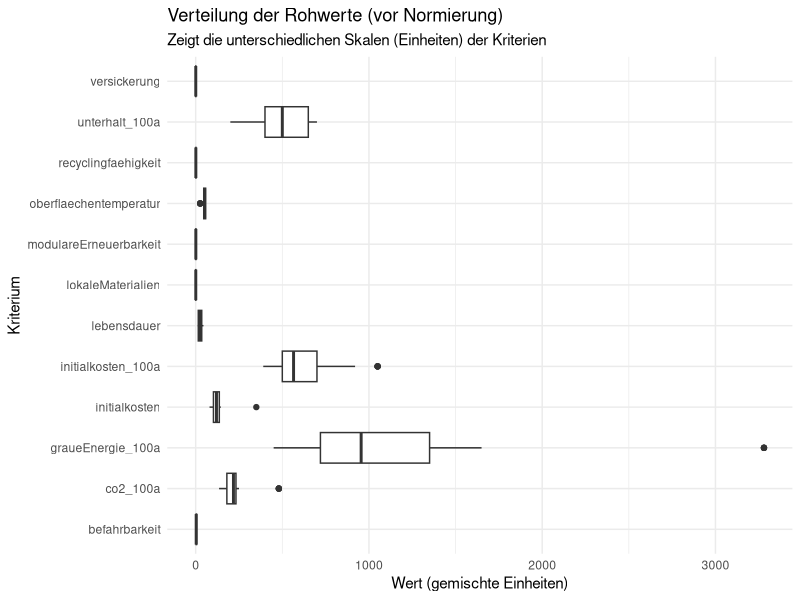
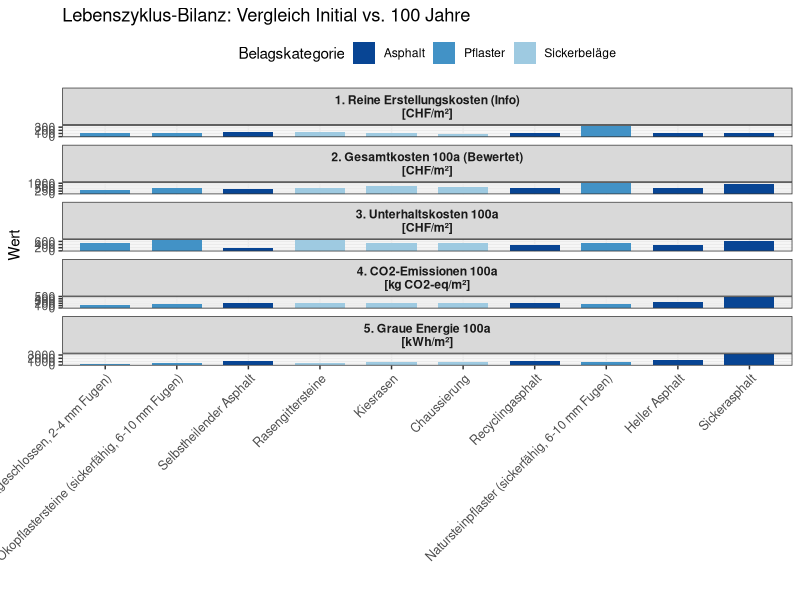
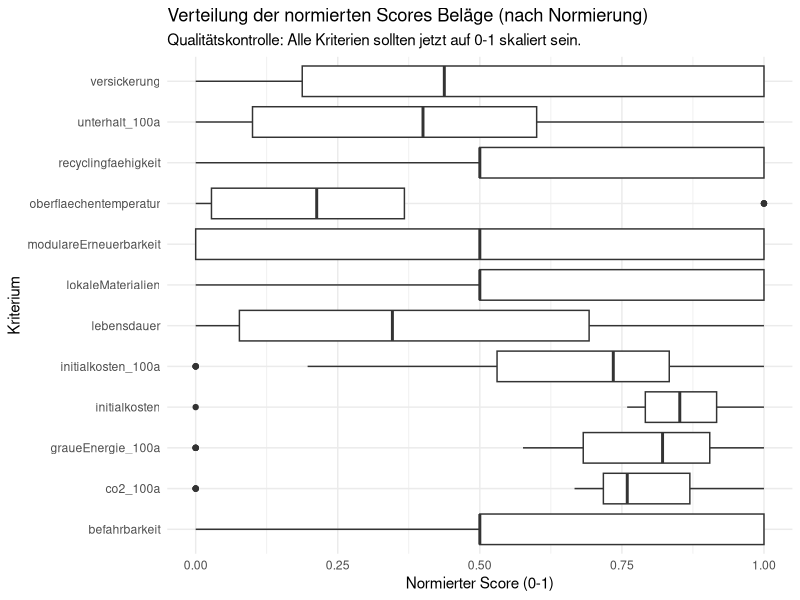
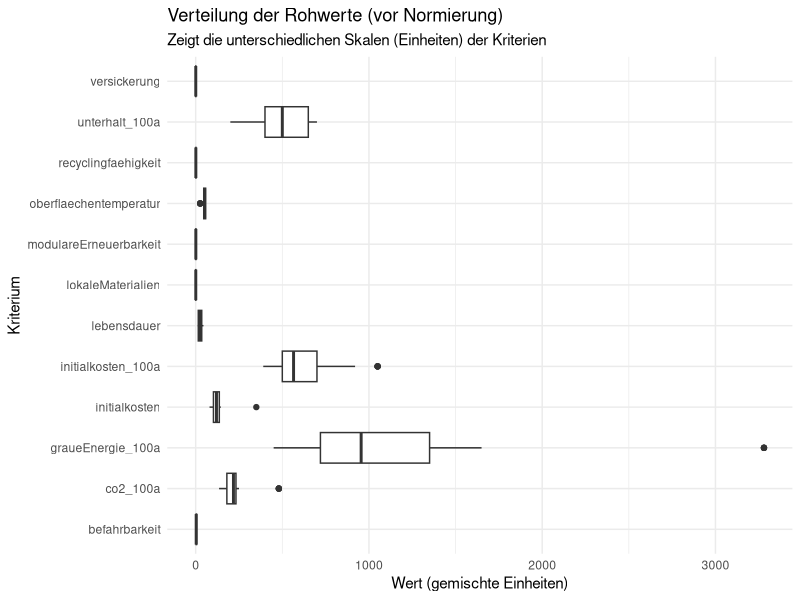
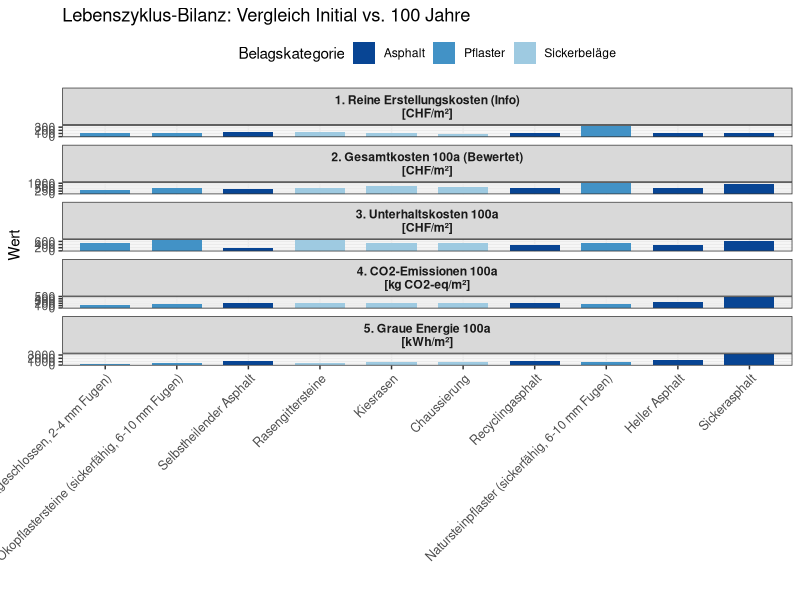
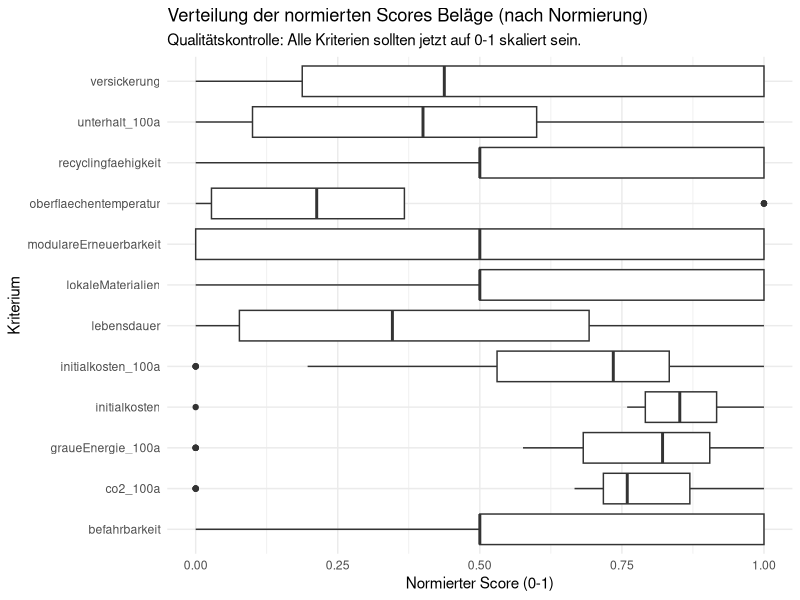

Write R code to recreate these figures, in order. (Note: this script raises an error after producing the figures.)
## ---- chunk 1

library(tidyverse)
library(readr)
library(ggplot2)
library(forcats)
library(tidytext)

## ---- chunk 2

## 1. Daten Importieren

# Liest die Rohdaten für die Beläge ein
df_belaege_raw <- read_delim(
  "01_data_input/Belaege_tidy.csv",
  delim = ";"
)

# Liest die Gewichtungen für alle vier Szenarien ein
weights_s0_raw <- read_delim(
  "01_data_input/Belaege_Gewichtung_Szenario0.csv",
  delim = ";"
)
weights_s1_raw <- read_delim(
  "01_data_input/Belaege_Gewichtung_Szenario1.csv",
  delim = ";"
)
weights_s2_raw <- read_delim(
  "01_data_input/Belaege_Gewichtung_Szenario2.csv",
  delim = ";"
)
weights_s3_raw <- read_delim(
  "01_data_input/Belaege_Gewichtung_Szenario3.csv",
  delim = ";"
)
## ---- chunk 3

# A. Bereinigung der Rohdaten (Belaege_normiert.csv)
df_belaege <- df_belaege_raw %>%
  select(belagskategorie, option, everything()) 

# B. Bereinigung der Gewichtungen (ALLE SZENARIEN)
# Wir fügen den Roh-Dateien die Szenario-Namen hinzu
df_weights_s0 <- weights_s0_raw %>%
  mutate(szenario = "Szenario 0: Baseline (IST)")
df_weights_s1 <- weights_s1_raw %>%
  mutate(szenario = "Szenario 1: Forschungsfokus")
df_weights_s2 <- weights_s2_raw %>%
  mutate(szenario = "Szenario 2: Radikale Vermeidung")
df_weights_s3 <- weights_s3_raw %>%
  mutate(szenario = "Szenario 3: Radikaler Lebenszyklus")

# Jetzt binden wir sie zu einer finalen Gewichtungs-Tabelle zusammen
df_weights <- bind_rows(df_weights_s0, df_weights_s1, df_weights_s2, df_weights_s3) %>%

# Berechne das Gesamtgewicht (gewicht) aus den Rohspalten,
mutate(
  gewicht = group_weight * within_group_weight
) %>%
 
# umbenennen für den Join
rename(
  bewertungskategorie = criterion_id
) %>%
  
# Auswählen der Spalten, die der Rest des Skripts braucht
select(szenario, bewertungskategorie, gewicht, group_id)

print(df_weights, n = 48)

## ---- chunk 4
# 3.1 Wide-to-Long
df_belaege_long <- df_belaege %>%
  pivot_longer(
    cols = where(is.numeric), 
    names_to = "bewertungskategorie", 
    values_to = "wert"
  )

# 3.2 JOIN mit Gewichtung
# WICHTIG: Wir nutzen left_join. 
# Alles was in der Gewichtungstabelle fehlt (wie 'initialkosten'), bekommt hier gewicht = NA.
df_belaege_joined <- df_belaege_long %>%
  left_join(df_weights, by = "bewertungskategorie", relationship = "many-to-many")

# Wir geben kurz aus, was kein Gewicht hat zur Kontrolle
missing_weights <- df_belaege_joined %>% 
  filter(is.na(gewicht)) %>% 
  select(bewertungskategorie) %>% 
  distinct()

print("Diese Kriterien haben kein Gewicht (werden nur visualisiert):")
print(missing_weights)

## ---- chunk 5

# Boxplot der Rohwerte
plot_rohwerte <- ggplot(df_belaege_joined, aes(x = bewertungskategorie, y = wert)) +
  geom_boxplot() +
  # coord_flip() dreht die Achsen, damit die Namen lesbar sind
  coord_flip() +
  labs(
    title = "Verteilung der Rohwerte (vor Normierung)",
    subtitle = "Zeigt die unterschiedlichen Skalen (Einheiten) der Kriterien",
    x = "Kriterium",
    y = "Wert (gemischte Einheiten)"
  ) +
  theme_minimal()

print(plot_rohwerte)
ggsave("02_export/plots/check_01_rohwerte_verteilung.png", plot = plot_rohwerte, width = 10, height = 7)

# -------------------------------------------------------
# PLOT B: Lebenszyklus-Bilanz Beläge (100 Jahre)
# -------------------------------------------------------

# 1. Daten vorbereiten
df_plot_belaege_100a <- df_belaege %>% 
  select(
    belagskategorie, option,
    initialkosten,          
    initialkosten_100a,     
    unterhalt_100a, co2_100a, graueEnergie_100a
  ) %>%
  rename(belag = option, kategorie = belagskategorie) %>%
  pivot_longer(
    cols = where(is.numeric),
    names_to = "kriterium", values_to = "wert"
  ) %>%
  mutate(facet_label = case_when(
    # Hier definieren wir Labels für BEIDE Kostenarten
    kriterium == "initialkosten" ~ "1. Reine Erstellungskosten (Info)\n[CHF/m²]",
    kriterium == "initialkosten_100a" ~ "2. Gesamtkosten 100a (Bewertet)\n[CHF/m²]",
    kriterium == "unterhalt_100a" ~ "3. Unterhaltskosten 100a\n[CHF/m²]",
    kriterium == "co2_100a" ~ "4. CO2-Emissionen 100a\n[kg CO2-eq/m²]",
    kriterium == "graueEnergie_100a" ~ "5. Graue Energie 100a\n[kWh/m²]" 
  )) %>%
  # Wir filtern alles raus, was wir oben im case_when nicht definiert haben
  filter(!is.na(facet_label)) %>%
  mutate(kategorie = fct_relevel(kategorie, "Asphalt", "Pflaster", "Sickerbeläge")) %>%
  mutate(belag_sortiert = reorder(belag, wert))

# 2. Plot erstellen
plot_belaege_100a_final <- ggplot(df_plot_belaege_100a, 
       aes(x = belag_sortiert, y = wert, fill = kategorie)) + 
  geom_col(width = 0.7) +
  # ncol=1 sorgt dafür, dass sie schön untereinander stehen
  facet_wrap(~facet_label, ncol = 1, scales = "free_y") +
  scale_fill_manual(values = c("Asphalt" = "#084594", "Pflaster" = "#4292c6", "Sickerbeläge" = "#9ecae1")) +
  labs(
    title = "Lebenszyklus-Bilanz: Vergleich Initial vs. 100 Jahre",
    x = "", y = "Wert", fill = "Belagskategorie"
  ) +
  theme_bw() + 
  theme(
    legend.position = "top", 
    axis.text.x = element_text(angle = 45, hjust = 1, size = 9),
    strip.text = element_text(face = "bold")
  )

print(plot_belaege_100a_final)
ggsave("02_export/plots/check_05_bilanz_100a_belaege_final_blau.png", 
       plot = plot_belaege_100a_final, width = 10, height = 16, bg = "white")
## ---- chunk 6

# 5.1 Definieren: Wo ist "weniger" besser?
kriterien_lower_is_better <- c(
  "initialkosten", 
  "initialkosten_100a", 
  "unterhalt_100a", 
  "co2_100a", 
  "graueEnergie_100a",
  "oberflaechentemperatur" 
)

# 5.2 Min-Max-Skalierung
# WICHTIG: Hier NICHT nach Gewicht filtern, sonst verschwinden die Initialkosten!
df_belaege_normalized <- df_belaege_joined %>%
  filter(!is.na(wert)) %>%  # Nur Zeilen ohne Werte löschen
  group_by(bewertungskategorie) %>%
  mutate(
    min_wert = min(wert, na.rm = TRUE),
    max_wert = max(wert, na.rm = TRUE),
    score_normiert = case_when(
      (max_wert - min_wert) == 0 ~ 1,
      !(bewertungskategorie %in% kriterien_lower_is_better) ~ (wert - min_wert) / (max_wert - min_wert),
      bewertungskategorie %in% kriterien_lower_is_better ~ 1 - ((wert - min_wert) / (max_wert - min_wert))
    )
  ) %>%
  ungroup()


# Prüfen, ob die Daten jetzt da sind:
print("--- Check Min/Max ---")
df_belaege_normalized %>% 
  select(bewertungskategorie, min_wert, max_wert) %>% 
  distinct() %>% 
  print()

# Prüfen, ob der Join geklappt hat (Gewicht da?):
print("--- Check Gewicht für Kosten ---")
df_belaege_normalized %>%
  filter(bewertungskategorie %in% c("initialkosten", "initialkosten_100a")) %>%
  select(szenario, bewertungskategorie, gewicht) %>%
  distinct() %>%
  print()
## ---- chunk 7
# Boxplot der normierten Scores
plot_normiert <- ggplot(df_belaege_normalized, aes(x = bewertungskategorie, y = score_normiert)) +
  geom_boxplot() +
  coord_flip() +
  # Setzt die Y-Achse fix auf 0 bis 1
  scale_y_continuous(limits = c(0, 1)) +
  labs(
    title = "Verteilung der normierten Scores Beläge (nach Normierung)",
    subtitle = "Qualitätskontrolle: Alle Kriterien sollten jetzt auf 0-1 skaliert sein.",
    x = "Kriterium",
    y = "Normierter Score (0-1)"
  ) +
  theme_minimal()

print(plot_normiert)
ggsave("02_export/plots/check_02_normierte_scores_belaege.png", plot = plot_normiert, width = 10, height = 7)
## ---- chunk 8

# 7.1 Berechnung Score pro Kriterium
df_mca_calculated <- df_belaege_normalized %>%
  # HIER filtern wir jetzt alles raus, was kein Gewicht hat (z.B. reine Initialkosten)
  filter(!is.na(gewicht)) %>% 
  mutate(MCA_score_kriterium = score_normiert * gewicht)

# 7.2 Aggregation pro Szenario
df_mca_total <- df_mca_calculated %>%
  group_by(szenario, belagskategorie, option) %>%
  summarise(MCA_gesamtscore = sum(MCA_score_kriterium, na.rm = TRUE), .groups = 'drop') %>%
  arrange(szenario, desc(MCA_gesamtscore)) 

print("--- MCA Gesamtergebnis ---")
print(df_mca_total, n = 40)

# 7.3 - Auswahl der "Top 3 Sieger"
# Ziel: Für jedes der 4 Szenarien die Top 3 Beläge aus dem
# Gesamtranking auswählen (unabhängig von der Kategorie).

N_BELAEGE_AUSWAEHLEN <- 3

df_sieger_belaege <- df_mca_total %>%
  group_by(szenario) %>%
  # Wählt die N besten Beläge innerhalb jedes Szenarios aus
  slice_max(MCA_gesamtscore, n = N_BELAEGE_AUSWAEHLEN) %>%
  ungroup() %>%
  # Ordnen für bessere Lesbarkeit
  arrange(szenario, desc(MCA_gesamtscore))

# Anzeigen der 12 Sieger-Optionen (4 Szenarien * 3 Beläge)
print(paste("--- Top", N_BELAEGE_AUSWAEHLEN, "Beläge pro Szenario (für Zeitstrahl-Analyse) ---"))
print(df_sieger_belaege, n = 12)

# Diese Auswahl auch exportieren
write_csv2(
  df_sieger_belaege,
  file = "02_export/tables/mca_top3_belaege_pro_szenario.csv"
)

## ---- chunk 9
#| label: fig-mca-plots-belaege-s0
#| fig.width: 13 # Breite wie bei Bäumen
#| fig.height: 8  # Höhe angepasst (weniger Optionen als Bäume)
#| out.width: "95%"
#| dpi: 300

# --- Datenaufbereitung für Stacked Plot (einmalig) ---
df_mca_groups_belaege_plot <- df_mca_calculated %>%
  # Ggf. hier auf Kleinbuchstaben umbenennen, falls nötig (siehe Block 7)
  # rename(belagskategorie = Belagskategorie, option = Option) %>%
  group_by(szenario, belagskategorie, option, group_id) %>%
  summarise(gruppen_score = sum(MCA_score_kriterium, na.rm = TRUE), .groups = 'drop') %>%
  left_join(df_mca_total, by = c("szenario", "belagskategorie", "option"))
# ----------------------------------------------------

# --- Plot 1: Ranking ---
data_s0 <- df_mca_total %>% filter(szenario == "Szenario 0: Baseline (IST)")

plot_s0_rank <- ggplot(data_s0,
       aes(x = MCA_gesamtscore,
           y = fct_reorder(option, MCA_gesamtscore), # lc
           fill = belagskategorie)) + # lc
  geom_col() +
  labs(
    title = "MCA Ergebnis Beläge: Szenario 0 - Baseline (IST)",
    subtitle = "Ranking (Höher = Besser)",
    x = "MCA Gesamtscore", y = "Belagsoption", fill = "Belagskategorie" # lc
  ) +
  theme_minimal() +
  theme(legend.position = "top", axis.text.y = element_text(size = 8)) # Etwas grösser als bei Bäumen?

print(plot_s0_rank)
ggsave("02_export/plots/mca_gesamtergebnis_s0_belaege.png",
       plot = plot_s0_rank, width = 13, height = 8, units = "in", dpi = 300)

# --- Plot 2: Stacked Detail ---
data_s0_groups <- df_mca_groups_belaege_plot %>% filter(szenario == "Szenario 0: Baseline (IST)")

plot_s0_stack <- ggplot(data_s0_groups,
       aes(x = gruppen_score,
           y = fct_reorder(option, MCA_gesamtscore), # lc
           fill = group_id)) +
  geom_col(position = "stack") +
  labs(
    title = "MCA Detail Beläge: Szenario 0 - Baseline (IST)",
    subtitle = "Zusammensetzung des Scores",
    x = "MCA Score (Anteil)", y = "Belagsoption", fill = "Kriteriengruppe" # lc
  ) +
  theme_minimal() +
  theme(legend.position = "top", axis.text.y = element_text(size = 8))

print(plot_s0_stack)
ggsave("02_export/plots/mca_detail_gruppen_s0_belaege.png",
       plot = plot_s0_stack, width = 13, height = 8, units = "in", dpi = 300)


## ---- chunk 10
#| label: fig-mca-plots-belaege-s1
#| fig.width: 13
#| fig.height: 8
#| out.width: "95%"
#| dpi: 300

# --- Plot 1: Ranking ---
data_s1 <- df_mca_total %>% filter(szenario == "Szenario 1: Forschungsfokus")

plot_s1_rank <- ggplot(data_s1,
       aes(x = MCA_gesamtscore,
           y = fct_reorder(option, MCA_gesamtscore), # lc
           fill = belagskategorie)) + # lc
  geom_col() +
  labs(
    title = "MCA Ergebnis Beläge: Szenario 1 - Forschungsfokus",
    subtitle = "Ranking (Höher = Besser)",
    x = "MCA Gesamtscore", y = "Belagsoption", fill = "Belagskategorie" # lc
  ) +
  theme_minimal() +
  theme(legend.position = "top", axis.text.y = element_text(size = 8))

print(plot_s1_rank)
ggsave("02_export/plots/mca_gesamtergebnis_s1_belaege.png",
       plot = plot_s1_rank, width = 13, height = 8, units = "in", dpi = 300)

# --- Plot 2: Stacked Detail ---
data_s1_groups <- df_mca_groups_belaege_plot %>% filter(szenario == "Szenario 1: Forschungsfokus")

plot_s1_stack <- ggplot(data_s1_groups,
       aes(x = gruppen_score,
           y = fct_reorder(option, MCA_gesamtscore), # lc
           fill = group_id)) +
  geom_col(position = "stack") +
  labs(
    title = "MCA Detail Beläge: Szenario 1 - Forschungsfokus",
    subtitle = "Zusammensetzung des Scores",
    x = "MCA Score (Anteil)", y = "Belagsoption", fill = "Kriteriengruppe" # lc
  ) +
  theme_minimal() +
  theme(legend.position = "top", axis.text.y = element_text(size = 8))

print(plot_s1_stack)
ggsave("02_export/plots/mca_detail_gruppen_s1_belaege.png",
       plot = plot_s1_stack, width = 13, height = 8, units = "in", dpi = 300)
## ---- chunk 11
#| label: fig-mca-plots-belaege-s2
#| fig.width: 13
#| fig.height: 8
#| out.width: "95%"
#| dpi: 300

# --- Plot 1: Ranking ---
data_s2 <- df_mca_total %>% filter(szenario == "Szenario 2: Radikale Vermeidung")

plot_s2_rank <- ggplot(data_s2,
       aes(x = MCA_gesamtscore,
           y = fct_reorder(option, MCA_gesamtscore), # lc
           fill = belagskategorie)) + # lc
  geom_col() +
  labs(
    title = "MCA Ergebnis Beläge: Szenario 2 - Radikale Vermeidung",
    subtitle = "Ranking (Höher = Besser)",
    x = "MCA Gesamtscore", y = "Belagsoption", fill = "Belagskategorie" # lc
  ) +
  theme_minimal() +
  theme(legend.position = "top", axis.text.y = element_text(size = 8))

print(plot_s2_rank)
ggsave("02_export/plots/mca_gesamtergebnis_s2_belaege.png",
       plot = plot_s2_rank, width = 13, height = 8, units = "in", dpi = 300)

# --- Plot 2: Stacked Detail ---
data_s2_groups <- df_mca_groups_belaege_plot %>% filter(szenario == "Szenario 2: Radikale Vermeidung")

plot_s2_stack <- ggplot(data_s2_groups,
       aes(x = gruppen_score,
           y = fct_reorder(option, MCA_gesamtscore), # lc
           fill = group_id)) +
  geom_col(position = "stack") +
  labs(
    title = "MCA Detail Beläge: Szenario 2 - Radikale Vermeidung",
    subtitle = "Zusammensetzung des Scores",
    x = "MCA Score (Anteil)", y = "Belagsoption", fill = "Kriteriengruppe" # lc
  ) +
  theme_minimal() +
  theme(legend.position = "top", axis.text.y = element_text(size = 8))

print(plot_s2_stack)
ggsave("02_export/plots/mca_detail_gruppen_s2_belaege.png",
       plot = plot_s2_stack, width = 13, height = 8, units = "in", dpi = 300)



## ---- chunk 12
#| label: fig-mca-plots-belaege-s3
#| fig.width: 13
#| fig.height: 8
#| out.width: "95%"
#| dpi: 300

# --- Plot 1: Ranking ---
data_s3 <- df_mca_total %>% filter(szenario == "Szenario 3: Radikaler Lebenszyklus")

plot_s3_rank <- ggplot(data_s3,
       aes(x = MCA_gesamtscore,
           y = fct_reorder(option, MCA_gesamtscore), # lc
           fill = belagskategorie)) + # lc
  geom_col() +
  labs(
    title = "MCA Ergebnis Beläge: Szenario 3 - Radikaler Lebenszyklus",
    subtitle = "Ranking (Höher = Besser)",
    x = "MCA Gesamtscore", y = "Belagsoption", fill = "Belagskategorie" # lc
  ) +
  theme_minimal() +
  theme(legend.position = "top", axis.text.y = element_text(size = 8))

print(plot_s3_rank)
ggsave("02_export/plots/mca_gesamtergebnis_s3_belaege.png",
       plot = plot_s3_rank, width = 13, height = 8, units = "in", dpi = 300)

# --- Plot 2: Stacked Detail ---
data_s3_groups <- df_mca_groups_belaege_plot %>% filter(szenario == "Szenario 3: Radikaler Lebenszyklus")

plot_s3_stack <- ggplot(data_s3_groups,
       aes(x = gruppen_score,
           y = fct_reorder(option, MCA_gesamtscore), # lc
           fill = group_id)) +
  geom_col(position = "stack") +
  labs(
    title = "MCA Detail Beläge: Szenario 3 - Radikaler Lebenszyklus",
    subtitle = "Zusammensetzung des Scores",
    x = "MCA Score (Anteil)", y = "Belagsoption", fill = "Kriteriengruppe" # lc
  ) +
  theme_minimal() +
  theme(legend.position = "top", axis.text.y = element_text(size = 8))

print(plot_s3_stack)
ggsave("02_export/plots/mca_detail_gruppen_s3_belaege.png",
       plot = plot_s3_stack, width = 13, height = 8, units = "in", dpi = 300)
## ---- chunk 13

# 1. Speichern der finalen MCA-Rangliste (alle 30 Zeilen)
write_csv2(
  df_mca_total,
  file = "02_export/tables/mca_rangliste_alle_szenarien.csv"
)

# 2. Speichern der kompletten Berechnungs-Details (alle 360+ Zeilen)
write_csv2(
  df_mca_calculated,
  file = "02_export/tables/mca_details_berechnung_alle_szenarien.csv"
)
 
